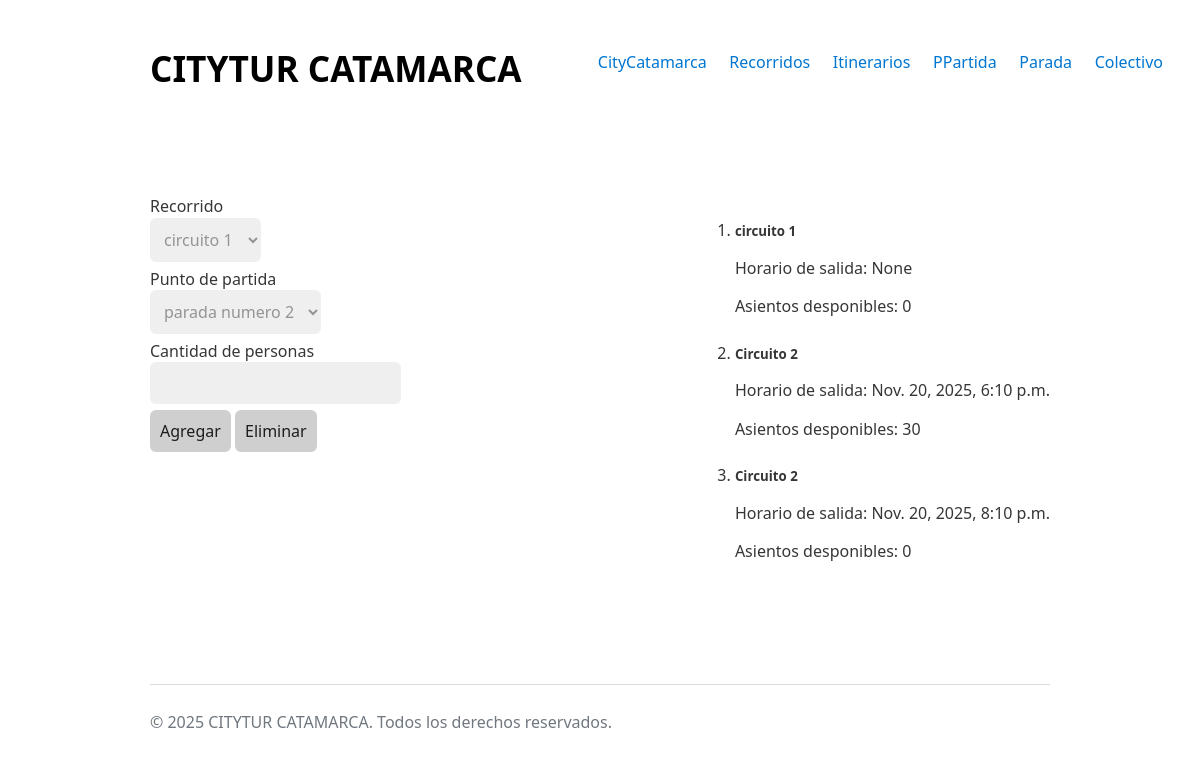
/reservas/reserva_formulario/12, run on an earlier commit of the app's database.
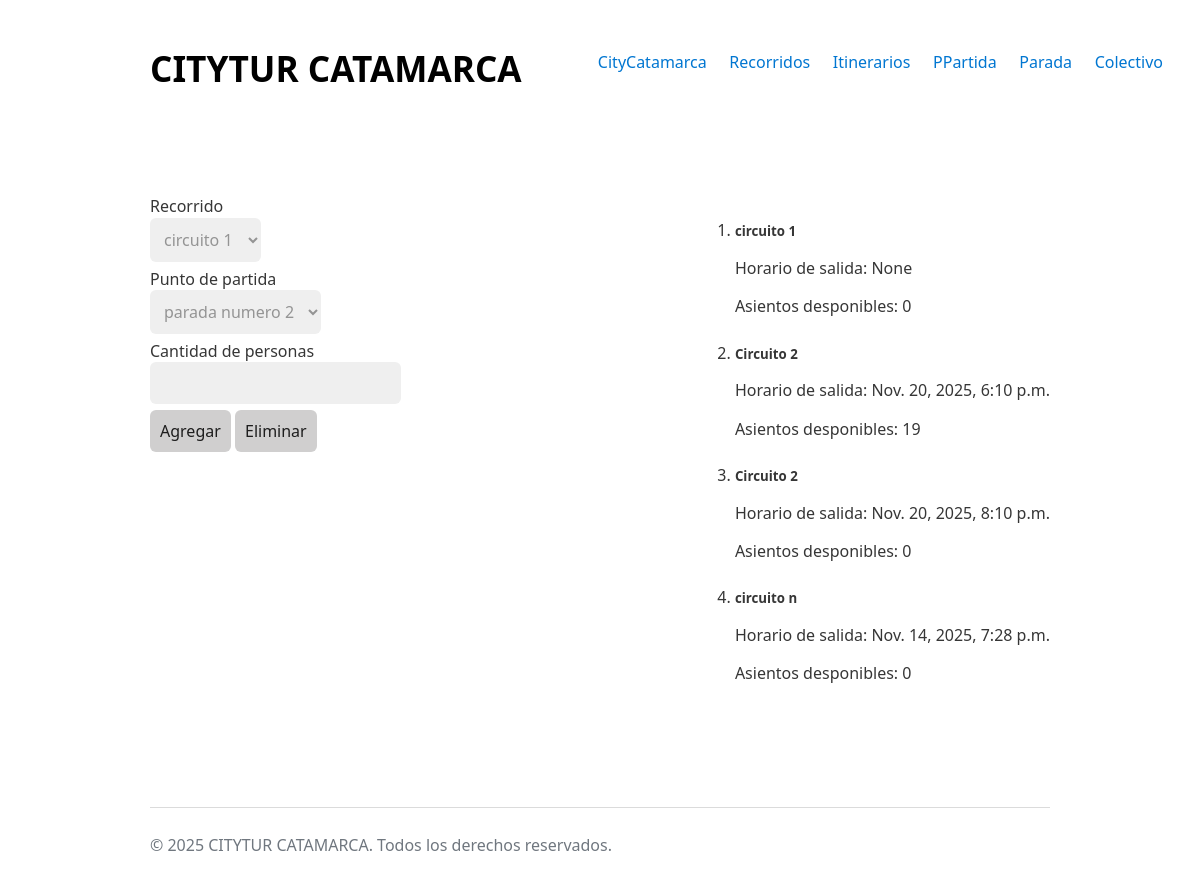
And on a later commit of the database.
### recorridos/models.py (models this page shows)
class Circuito(models.Model):
    nombre = models.CharField(max_length= 50)
    horario = models.DateTimeField()
    origen = models.CharField(max_length= 50, default='sin origen')
    destino = models.CharField(max_length= 50, default= 'sin destino')
    itinerario = models.ForeignKey(Itinerario, on_delete= models.CASCADE)
    STATE_CHOICES = [
        ('ELIMINADO', 'Eliminado'),
        ('ACTIVO', 'Activo'),
        ('BAJA', 'Baja'),
    ]
    estado = models.CharField(max_length= 20, choices= STATE_CHOICES, default= 'ACTIVO')
    @property
    def cantidad_maxima_asientos(self):
        total = 0
        for colectivo in self.colectivo_set.all():
            total += colectivo.asientos_disponibles
        return total

### colectivos/models.py (models this page shows)
class Colectivo(models.Model):
    nombre = models.CharField(max_length= 20, default= 'sin nombre')
    cant_asientos = models.IntegerField()
    cant_ocupados = models.IntegerField(default= 0)
    matricula = models.CharField(max_length= 20)
    operador = models.ForeignKey(Usuario, on_delete= models.CASCADE)
    descripcion = models.TextField(max_length= 200, default= 'sin descripcion')
    circuito = models.ForeignKey(Circuito,
                                    on_delete= models.CASCADE,
                                    default= None,
                                    null=True,
                                    blank=True
                                )
    STATE_CHOICES = [
        ('ELIMINADO', 'Eliminado'),
        ('ACTIVO', 'Activo'),
        ('BAJA', 'Baja'),
    ]
    estado = models.CharField(max_length= 20, choices= STATE_CHOICES, default='ACTIVO')
    @property
    def asientos_disponibles(self):
        return self.cant_asientos - self.cant_ocupados

### reservas/views.py (the view)
# urls.py: path('reserva_formulario/<int:pk>', views.reserva_formulario, name='reserva_formulario')
def reserva_formulario(request, pk):
    itinerario = Itinerario.objects.get(pk= pk)
    circuitos = Circuito.objects.filter(itinerario= itinerario).order_by('id')
    paradas = Parada.objects.filter(itinerario= itinerario).order_by('id')
    if request.method == 'POST':
        circuito_pk = request.POST.get('circuito')
        punto_partida_pk = request.POST.get('punto_partida')
        cant_per = request.POST.get('cant_per', 0)
        try:
            cantidad_personas = int(cant_per)
        except (TypeError, ValueError):
            cantidad_personas = 0
        if not circuito_pk or not punto_partida_pk or cantidad_personas <= 0:
            respuesta = 'Datos incorrectos, volver a intentar.'
            return render(request, 'reserva_form.html', {
                'respuesta_bool': False,
                'respuesta': respuesta,
                'itinerario': itinerario,
                'circuitos': circuitos,
                'paradas': paradas
            })
        circuito = get_object_or_404(Circuito, pk=circuito_pk, itinerario=itinerario)
        punto_partida = get_object_or_404(Parada, pk=punto_partida_pk, itinerario=itinerario)
        col_candidatos = (Colectivo.objects
                        .select_for_update()
                        .filter(circuito=circuito)
                    )
        elegido = None
        mejor_sobrante = None
        for col in col_candidatos:
            disponibles = col.asientos_disponibles
            if disponibles >= cantidad_personas:
                sobrante = disponibles - cantidad_personas
                if mejor_sobrante is None or sobrante < mejor_sobrante:
                    mejor_sobrante = sobrante
                    elegido = col
        if not elegido:
            respuesta = 'No Hay espacio suficiente en los colectivos del circuito.'
            return render(request, 'reserva_form.html', {
                'respuesta_bool': False,
                'respuesta': respuesta,
                'itinerario': itinerario,
                'circuitos': circuitos,
                'paradas': paradas
            })
        elegido.cant_ocupados = elegido.cant_ocupados + cantidad_personas
        elegido.save()
        Reserva.objects.create(
            fecha= circuito.horario,
            puntoPartida=punto_partida,
            cantCupos=cantidad_personas,
            circuito=circuito,
            colectivo=elegido,
        )
        return redirect('itinerarios:itinerario_detalle', pk=itinerario.pk)
    else:
        return render(request, 'reserva_form.html', {
            'itinerario_pk': pk,
            'circuitos': circuitos,
            'paradas': paradas
        })

### reservas/templates/reserva_form.html (shortened to what this page needs)
{% extends 'base.html' %}
{% block body_id %}reserva_form{% endblock %}
{% block content %}
    <main id="main-form">
        <div class="container-f-h">
            <div>
                <form class="recorrido-form" action="{% url 'reservas:reserva_formulario' itinerario_pk %}" method="POST">
                    <label for="Recorrido">Recorrido</label>
                        <select name="circuito" id="Recorrido" class="recorrido-input">
                            {% for circuito in circuitos %}
                            <option value="{{ circuito.id }}">{{ circuito.nombre }}</option>
                            {% endfor %}
                        </select>
                    <label for="punto_partida">Punto de partida</label>
                        <select name="punto_partida" id="">
                            {% for parada in paradas %}
                            <option value="{{ parada.id }}">{{ parada.nombre }}</option>
                            {% endfor %}
                        </select>
                    <label for="cant_per">Cantidad de personas</label>
                        <input name="cant_per" type="number" id="cant_per" min="1">
                    <div class="buttoner-form">
                        <button type="submit">Agregar</button>
                        <button class="remove-btn" type="remove">Eliminar</button>
                    </div>
                </form>
            </div>
            <div class="seccion-horarios">
                <ol>
                    {% for circuito in circuitos %}
                    <li class="articulo">
                        <h5>{{ circuito.nombre }}</h5>
                        <p>Horario de salida: {{ circuito.horario }}</p>
                        <p>Asientos desponibles: {{circuito.cantidad_maxima_asientos}}</p>
                    </li>
                    {% endfor %}
                </ol>
            </div>
        </div>
    </main>
{% endblock %}
{% block footer_script %}
    {{ block.super }}
{% endblock %}

What changed in the data, as far as the page shows it:
changed through a linked row, Circuito "Nov. 20, 2025, 6:10 p.m.": cantidad_maxima_asientos "30" → "19"
added Circuito: nombre "circuito n", horario "Nov. 14, 2025, 7:28 p.m.", cantidad_maxima_asientos "0"
